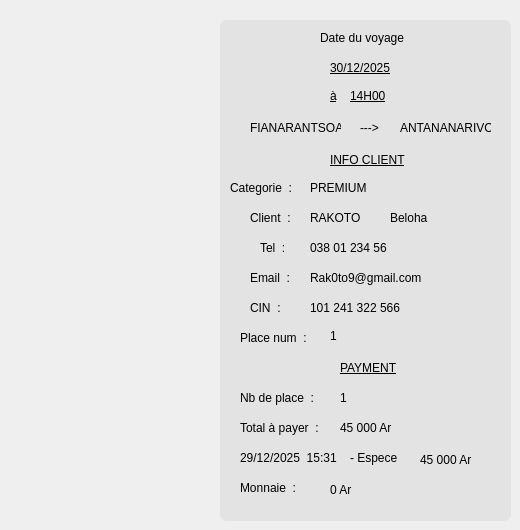
    <widget class="QWidget" name="tab_2">
     <attribute name="icon">
      <iconset resource="resources.qrc">
       <normaloff>:/icon/ticket-de-bus.png</normaloff>:/icon/ticket-de-bus.png</iconset>
     </attribute>
     <attribute name="title">
      <string>Billet</string>
     </attribute>
     <widget class="QFrame" name="frame_10">
      <property name="geometry">
       <rect>
        <x>220</x>
        <y>20</y>
        <width>291</width>
        <height>501</height>
       </rect>
      </property>
      <property name="styleSheet">
       <string notr="true">background-color: rgb(227, 227, 227);
border-radius:7px;</string>
      </property>
      <property name="frameShape">
       <enum>QFrame::Shape::StyledPanel</enum>
      </property>
      <property name="frameShadow">
       <enum>QFrame::Shadow::Raised</enum>
      </property>
      <widget class="QLabel" name="label_63">
       <property name="geometry">
        <rect>
         <x>100</x>
         <y>10</y>
         <width>101</width>
         <height>16</height>
        </rect>
       </property>
       <property name="styleSheet">
        <string notr="true">color:black;
font: 9pt &quot;Segoe Fluent Icons&quot;;
background-color: rgb(227, 227, 227);</string>
       </property>
       <property name="text">
        <string>Date du voyage</string>
       </property>
      </widget>
      <widget class="QLabel" name="billetDate">
       <property name="geometry">
        <rect>
         <x>110</x>
         <y>40</y>
         <width>71</width>
         <height>16</height>
        </rect>
       </property>
       <property name="styleSheet">
        <string notr="true">color:black;
font: 700 9pt &quot;Segoe UI&quot;;
text-decoration: underline;
background-color: rgb(227, 227, 227);</string>
       </property>
       <property name="text">
        <string>30/12/2025</string>
       </property>
      </widget>
      <widget class="QLabel" name="billetHeure">
       <property name="geometry">
        <rect>
         <x>130</x>
         <y>60</y>
         <width>41</width>
         <height>31</height>
        </rect>
       </property>
       <property name="styleSheet">
        <string notr="true">color:black;
font: 700 9pt &quot;Segoe UI&quot;;
text-decoration: underline;
background-color: rgb(227, 227, 227);</string>
       </property>
       <property name="text">
        <string>14H00</string>
       </property>
      </widget>
      <widget class="QLabel" name="billetVilleDepart">
       <property name="geometry">
        <rect>
         <x>30</x>
         <y>100</y>
         <width>91</width>
         <height>16</height>
        </rect>
       </property>
       <property name="styleSheet">
        <string notr="true">color:black;
font:9pt &quot;Segoe UI&quot;;
background-color: rgb(227, 227, 227);</string>
       </property>
       <property name="text">
        <string>FIANARANTSOA</string>
       </property>
      </widget>
      <widget class="QLabel" name="billetvilleArivee">
       <property name="geometry">
        <rect>
         <x>180</x>
         <y>100</y>
         <width>91</width>
         <height>16</height>
        </rect>
       </property>
       <property name="styleSheet">
        <string notr="true">color:black;
font:9pt &quot;Segoe UI&quot;;
background-color: rgb(227, 227, 227);</string>
       </property>
       <property name="text">
        <string>ANTANANARIVO</string>
       </property>
      </widget>
      <widget class="QLabel" name="label_70">
       <property name="geometry">
        <rect>
         <x>140</x>
         <y>100</y>
         <width>31</width>
         <height>16</height>
        </rect>
       </property>
       <property name="styleSheet">
        <string notr="true">color:black;
font:9pt &quot;Segoe UI&quot;;
background-color: rgb(227, 227, 227);</string>
       </property>
       <property name="text">
        <string>---&gt;</string>
       </property>
      </widget>
      <widget class="QLabel" name="label_72">
       <property name="geometry">
        <rect>
         <x>30</x>
         <y>190</y>
         <width>41</width>
         <height>16</height>
        </rect>
       </property>
       <property name="styleSheet">
        <string notr="true">color:black;
font:9pt &quot;Segoe UI&quot;;
background-color: rgb(227, 227, 227);</string>
       </property>
       <property name="text">
        <string>Client  :</string>
       </property>
      </widget>
      <widget class="QLabel" name="label_73">
       <property name="geometry">
        <rect>
         <x>40</x>
         <y>220</y>
         <width>31</width>
         <height>16</height>
        </rect>
       </property>
       <property name="styleSheet">
        <string notr="true">color:black;
font:9pt &quot;Segoe UI&quot;;
background-color: rgb(227, 227, 227);</string>
       </property>
       <property name="text">
        <string>Tel  :</string>
       </property>
      </widget>
      <widget class="QLabel" name="label_74">
       <property name="geometry">
        <rect>
         <x>20</x>
         <y>310</y>
         <width>71</width>
         <height>16</height>
        </rect>
       </property>
       <property name="styleSheet">
        <string notr="true">color:black;
font:9pt &quot;Segoe UI&quot;;
background-color: rgb(227, 227, 227);</string>
       </property>
       <property name="text">
        <string>Place num  :</string>
       </property>
      </widget>
      <widget class="QLabel" name="label_75">
       <property name="geometry">
        <rect>
         <x>30</x>
         <y>250</y>
         <width>41</width>
         <height>16</height>
        </rect>
       </property>
       <property name="styleSheet">
        <string notr="true">color:black;
font:9pt &quot;Segoe UI&quot;;
background-color: rgb(227, 227, 227);</string>
       </property>
       <property name="text">
        <string>Email  :</string>
       </property>
      </widget>
      <widget class="QLabel" name="billetNom">
       <property name="geometry">
        <rect>
         <x>90</x>
         <y>190</y>
         <width>81</width>
         <height>16</height>
        </rect>
       </property>
       <property name="styleSheet">
        <string notr="true">color:black;
font:700 9pt &quot;Segoe UI&quot;;
background-color: rgb(227, 227, 227);</string>
       </property>
       <property name="text">
        <string>RAKOTO  </string>
       </property>
      </widget>
      <widget class="QLabel" name="billettTel">
       <property name="geometry">
        <rect>
         <x>90</x>
         <y>220</y>
         <width>101</width>
         <height>16</height>
        </rect>
       </property>
       <property name="styleSheet">
        <string notr="true">color:black;
font:700 9pt &quot;Segoe UI&quot;;
background-color: rgb(227, 227, 227);</string>
       </property>
       <property name="text">
        <string>038 01 234 56</string>
       </property>
      </widget>
      <widget class="QLabel" name="billetEmail">
       <property name="geometry">
        <rect>
         <x>90</x>
         <y>250</y>
         <width>161</width>
         <height>16</height>
        </rect>
       </property>
       <property name="styleSheet">
        <string notr="true">color:black;
font:700 9pt &quot;Segoe UI&quot;;
background-color: rgb(227, 227, 227);</string>
       </property>
       <property name="text">
        <string>Rak0to9@gmail.com</string>
       </property>
      </widget>
      <widget class="QLabel" name="label_80">
       <property name="geometry">
        <rect>
         <x>120</x>
         <y>340</y>
         <width>61</width>
         <height>16</height>
        </rect>
       </property>
       <property name="styleSheet">
        <string notr="true">color:black;
font:  700 9pt &quot;Segoe Fluent Icons&quot;;
background-color: rgb(227, 227, 227);
text-decoration: underline;</string>
       </property>
       <property name="text">
        <string>PAYMENT</string>
       </property>
      </widget>
      <widget class="QLabel" name="label_81">
       <property name="geometry">
        <rect>
         <x>20</x>
         <y>400</y>
         <width>81</width>
         <height>16</height>
        </rect>
       </property>
       <property name="styleSheet">
        <string notr="true">color:black;
font:9pt &quot;Segoe UI&quot;;
background-color: rgb(227, 227, 227);</string>
       </property>
       <property name="text">
        <string>Total à payer  :</string>
       </property>
      </widget>
      <widget class="QLabel" name="label_82">
       <property name="geometry">
        <rect>
         <x>20</x>
         <y>370</y>
         <width>81</width>
         <height>16</height>
        </rect>
       </property>
       <property name="styleSheet">
        <string notr="true">color:black;
font:9pt &quot;Segoe UI&quot;;
background-color: rgb(227, 227, 227);</string>
       </property>
       <property name="text">
        <string>Nb de place  :</string>
       </property>
      </widget>
      <widget class="QLabel" name="label_83">
       <property name="geometry">
        <rect>
         <x>20</x>
         <y>430</y>
         <width>101</width>
         <height>16</height>
        </rect>
       </property>
       <property name="styleSheet">
        <string notr="true">color:black;
font:9pt &quot;Segoe UI&quot;;
background-color: rgb(227, 227, 227);</string>
       </property>
       <property name="text">
        <string>29/12/2025  15:31</string>
       </property>
      </widget>
      <widget class="QLabel" name="label_84">
       <property name="geometry">
        <rect>
         <x>130</x>
         <y>430</y>
         <width>51</width>
         <height>16</height>
        </rect>
       </property>
       <property name="styleSheet">
        <string notr="true">color:black;
font:9pt &quot;Segoe UI&quot;;
background-color: rgb(227, 227, 227);</string>
       </property>
       <property name="text">
        <string>- Espece</string>
       </property>
      </widget>
      <widget class="QLabel" name="billetEspece">
       <property name="geometry">
        <rect>
         <x>200</x>
         <y>430</y>
         <width>61</width>
         <height>20</height>
        </rect>
       </property>
       <property name="styleSheet">
        <string notr="true">color:black;
font:700 9pt &quot;Segoe UI&quot;;
background-color: rgb(227, 227, 227);</string>
       </property>
       <property name="text">
        <string>45 000 Ar</string>
       </property>
      </widget>
      <widget class="QLabel" name="billetMontant">
       <property name="geometry">
        <rect>
         <x>120</x>
         <y>400</y>
         <width>71</width>
         <height>16</height>
        </rect>
       </property>
       <property name="styleSheet">
        <string notr="true">color:black;
font:700 9pt &quot;Segoe UI&quot;;
background-color: rgb(227, 227, 227);</string>
       </property>
       <property name="text">
        <string>45 000 Ar</string>
       </property>
      </widget>
      <widget class="QLabel" name="billetNbPlace">
       <property name="geometry">
        <rect>
         <x>120</x>
         <y>370</y>
         <width>71</width>
         <height>16</height>
        </rect>
       </property>
       <property name="styleSheet">
        <string notr="true">color:black;
font:700 9pt &quot;Segoe UI&quot;;
background-color: rgb(227, 227, 227);</string>
       </property>
       <property name="text">
        <string>1</string>
       </property>
      </widget>
      <widget class="QLabel" name="b">
       <property name="geometry">
        <rect>
         <x>20</x>
         <y>460</y>
         <width>81</width>
         <height>16</height>
        </rect>
       </property>
       <property name="styleSheet">
        <string notr="true">color:black;
font:9pt &quot;Segoe UI&quot;;
background-color: rgb(227, 227, 227);</string>
       </property>
       <property name="text">
        <string>Monnaie  :</string>
       </property>
      </widget>
      <widget class="QLabel" name="billetMonnaie">
       <property name="geometry">
        <rect>
         <x>110</x>
         <y>460</y>
         <width>61</width>
         <height>20</height>
        </rect>
       </property>
       <property name="styleSheet">
        <string notr="true">color:black;
font:700 9pt &quot;Segoe UI&quot;;
background-color: rgb(227, 227, 227);</string>
       </property>
       <property name="text">
        <string>0 Ar</string>
       </property>
      </widget>
      <widget class="QLabel" name="billetHeure_2">
       <property name="geometry">
        <rect>
         <x>110</x>
         <y>60</y>
         <width>20</width>
         <height>31</height>
        </rect>
       </property>
       <property name="styleSheet">
        <string notr="true">color:black;
font: 700 9pt &quot;Segoe UI&quot;;
text-decoration: underline;
background-color: rgb(227, 227, 227);</string>
       </property>
       <property name="text">
        <string>à</string>
       </property>
      </widget>
      <widget class="QLabel" name="billetPrenom">
       <property name="geometry">
        <rect>
         <x>170</x>
         <y>190</y>
         <width>81</width>
         <height>16</height>
        </rect>
       </property>
       <property name="styleSheet">
        <string notr="true">color:black;
font:700 9pt &quot;Segoe UI&quot;;
background-color: rgb(227, 227, 227);</string>
       </property>
       <property name="text">
        <string>Beloha</string>
       </property>
      </widget>
      <widget class="QLabel" name="label_76">
       <property name="geometry">
        <rect>
         <x>30</x>
         <y>280</y>
         <width>41</width>
         <height>16</height>
        </rect>
       </property>
       <property name="styleSheet">
        <string notr="true">color:black;
font:9pt &quot;Segoe UI&quot;;
background-color: rgb(227, 227, 227);</string>
       </property>
       <property name="text">
        <string>CIN  :</string>
       </property>
      </widget>
      <widget class="QLabel" name="billetCIN">
       <property name="geometry">
        <rect>
         <x>90</x>
         <y>280</y>
         <width>121</width>
         <height>16</height>
        </rect>
       </property>
       <property name="styleSheet">
        <string notr="true">color:black;
font:700 9pt &quot;Segoe UI&quot;;
background-color: rgb(227, 227, 227);</string>
       </property>
       <property name="text">
        <string>101 241 322 566</string>
       </property>
      </widget>
      <widget class="QLabel" name="billetCategorie">
       <property name="geometry">
        <rect>
         <x>90</x>
         <y>160</y>
         <width>71</width>
         <height>16</height>
        </rect>
       </property>
       <property name="styleSheet">
        <string notr="true">color:black;
font:  700 9pt &quot;Segoe Fluent Icons&quot;;
background-color: rgb(227, 227, 227);
</string>
       </property>
       <property name="text">
        <string>PREMIUM</string>
       </property>
      </widget>
      <widget class="QLabel" name="label_78">
       <property name="geometry">
        <rect>
         <x>10</x>
         <y>160</y>
         <width>61</width>
         <height>16</height>
        </rect>
       </property>
       <property name="styleSheet">
        <string notr="true">color:black;
font:9pt &quot;Segoe UI&quot;;
background-color: rgb(227, 227, 227);</string>
       </property>
       <property name="text">
        <string>Categorie  :</string>
       </property>
      </widget>
      <widget class="QLabel" name="label_85">
       <property name="geometry">
        <rect>
         <x>110</x>
         <y>130</y>
         <width>81</width>
         <height>20</height>
        </rect>
       </property>
       <property name="styleSheet">
        <string notr="true">color:black;
font:  700 9pt &quot;Segoe Fluent Icons&quot;;
background-color: rgb(227, 227, 227);
text-decoration: underline;</string>
       </property>
       <property name="text">
        <string>INFO CLIENT</string>
       </property>
      </widget>
      <widget class="QLabel" name="billetPlace">
       <property name="geometry">
        <rect>
         <x>110</x>
         <y>300</y>
         <width>171</width>
         <height>31</height>
        </rect>
       </property>
       <property name="styleSheet">
        <string notr="true">color:black;
font:700 9pt &quot;Segoe UI&quot;;
background-color: rgb(227, 227, 227);</string>
       </property>
       <property name="text">
        <string>1</string>
       </property>
      </widget>
     </widget>
    </widget>
